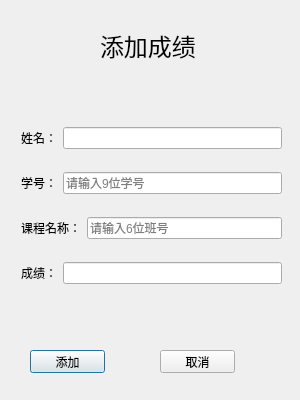
<?xml version="1.0" encoding="UTF-8"?>
<ui version="4.0">
 <class>tea_addscore</class>
 <widget class="QDialog" name="tea_addscore">
  <property name="geometry">
   <rect>
    <x>0</x>
    <y>0</y>
    <width>300</width>
    <height>400</height>
   </rect>
  </property>
  <property name="font">
   <font>
    <pointsize>9</pointsize>
   </font>
  </property>
  <property name="windowTitle">
   <string>学生选课和成绩管理系统</string>
  </property>
  <widget class="QLabel" name="label">
   <property name="geometry">
    <rect>
     <x>100</x>
     <y>30</y>
     <width>101</width>
     <height>31</height>
    </rect>
   </property>
   <property name="font">
    <font>
     <pointsize>18</pointsize>
    </font>
   </property>
   <property name="text">
    <string>添加成绩</string>
   </property>
  </widget>
  <widget class="QPushButton" name="btn_addscore_add">
   <property name="geometry">
    <rect>
     <x>30</x>
     <y>350</y>
     <width>75</width>
     <height>23</height>
    </rect>
   </property>
   <property name="text">
    <string>添加</string>
   </property>
  </widget>
  <widget class="QPushButton" name="btn_addscore_cancel">
   <property name="geometry">
    <rect>
     <x>160</x>
     <y>350</y>
     <width>75</width>
     <height>23</height>
    </rect>
   </property>
   <property name="text">
    <string>取消</string>
   </property>
  </widget>
  <widget class="QWidget" name="layoutWidget">
   <property name="geometry">
    <rect>
     <x>21</x>
     <y>110</y>
     <width>261</width>
     <height>191</height>
    </rect>
   </property>
   <layout class="QVBoxLayout" name="verticalLayout">
    <item>
     <layout class="QHBoxLayout" name="horizontalLayout_2">
      <item>
       <widget class="QLabel" name="label_2">
        <property name="text">
         <string>姓名：</string>
        </property>
       </widget>
      </item>
      <item>
       <widget class="QLineEdit" name="le_addscore_name"/>
      </item>
     </layout>
    </item>
    <item>
     <layout class="QHBoxLayout" name="horizontalLayout_3">
      <item>
       <widget class="QLabel" name="label_3">
        <property name="text">
         <string>学号：</string>
        </property>
       </widget>
      </item>
      <item>
       <widget class="QLineEdit" name="le_addscore_id">
        <property name="maxLength">
         <number>9</number>
        </property>
        <property name="placeholderText">
         <string>请输入9位学号</string>
        </property>
       </widget>
      </item>
     </layout>
    </item>
    <item>
     <layout class="QHBoxLayout" name="horizontalLayout">
      <item>
       <widget class="QLabel" name="label_7">
        <property name="text">
         <string>课程名称：</string>
        </property>
       </widget>
      </item>
      <item>
       <widget class="QLineEdit" name="le_addscore_class">
        <property name="maxLength">
         <number>6</number>
        </property>
        <property name="placeholderText">
         <string>请输入6位班号</string>
        </property>
       </widget>
      </item>
     </layout>
    </item>
    <item>
     <layout class="QHBoxLayout" name="horizontalLayout_4">
      <item>
       <widget class="QLabel" name="label_4">
        <property name="text">
         <string>成绩：</string>
        </property>
       </widget>
      </item>
      <item>
       <widget class="QLineEdit" name="le_addscore_math">
        <property name="maxLength">
         <number>2</number>
        </property>
       </widget>
      </item>
     </layout>
    </item>
   </layout>
  </widget>
 </widget>
 <resources/>
 <connections/>
</ui>
